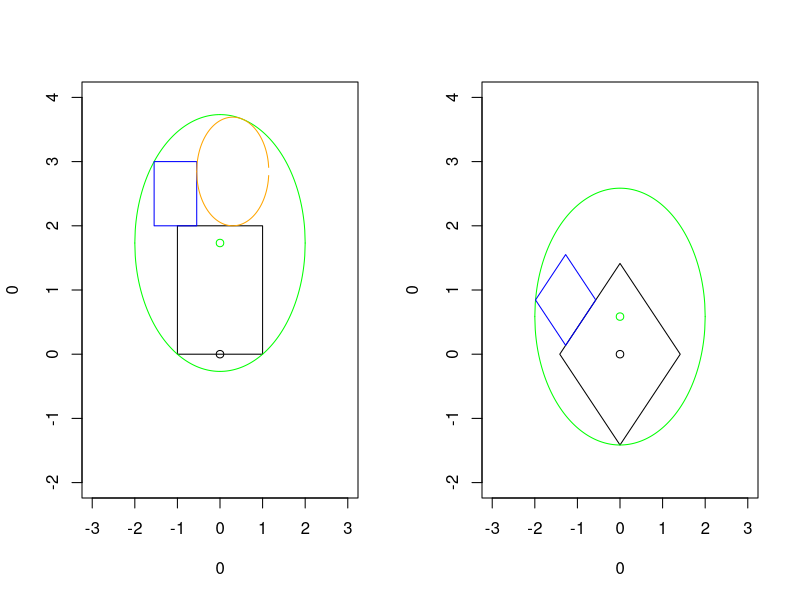
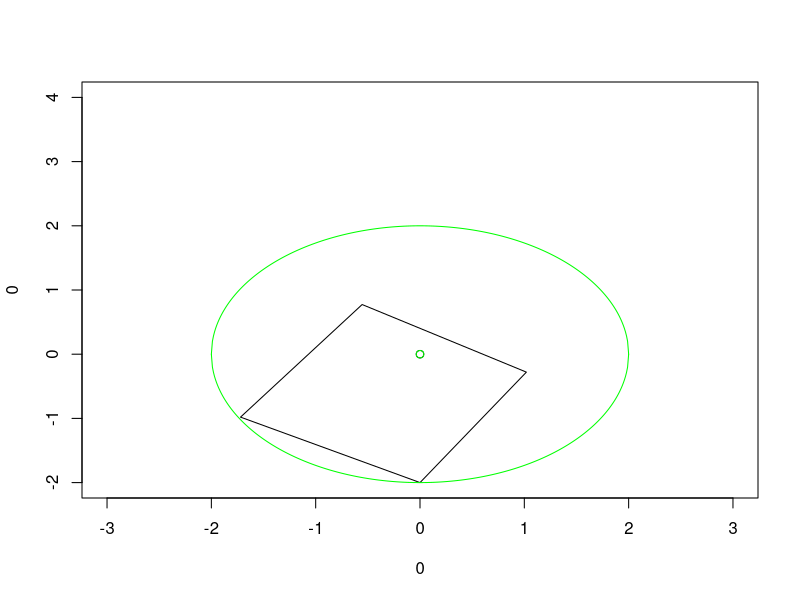

Source code (R) for these figures, in order: (Note: this script raises an error after producing the figures.)
########################
###
### Leonard Mada
### [the one and only]
###
### A Famous Geometry
### Optimization Problem
###
### draft v.0.3b
### [very early draft]


###############
### History ###

### draft v.0.3 - v.0.3b:
# - started work & estimations on the type 2 variant;
# - modified type 2 variant (v.0.3b);
#   [but needs correction]
### draft v.0.2:
# - improved estimation for Case 1;
### draft v.0.1:
# - initial description of cases;
# - basic plot;


#######################

### Problem:
### Maximize the radius of the inscribed Circle!

### Given:
# - a circle C1 of radius r1 = 2;
# - two squares of side length 2, respectively 1, are positioned
#   inside the circle C1 such that both touch the circle
#   (either with one or with 2 of their vertices);
# - the 2 squares slide on one of their sides;
# - a circle C2 is inscribed in C1, such that:
#   C2 is tangent to C1 and to all squares that it touches;
### Task:
# - Maximize the radius of the inscribed Circle (C2).

######################

### Graphics:

par.old = par(mfrow=c(1, 2))

### Square: Type 1
plot(0,0, xlim=c(-3,3), ylim=c(-2,4))
### Square 1:
rect(-1,0,1,2)
### Circle 1:
x = seq(-2, 2, by=0.01)
lines(x, -sqrt(4 - x^2) + sqrt(3), col="green")
lines(x, sqrt(4 - x^2) + sqrt(3), col="green")
points(0, sqrt(3), col="green")
### Square 2:
sq.x = sqrt(4 - (3-sqrt(3))^2) # x = approx. 1.5;
rect(- sq.x, 2, - sq.x + 1, 3, border="blue")
### Circle 2:
# Note: students are invited to submit their solutions ahead of my solution!
# TODO: exact computations;
r2 = 0.8462; c2.cx = r2 - sq.x + 1; c2.cy = r2;
c2.x = seq(c2.cx - r2, c2.cx + r2, by=0.01)
lines(c2.x, -sqrt(r2^2 - (c2.x-c2.cx)^2) + 2 + c2.cy, col="orange")
lines(c2.x, sqrt(r2^2 - (c2.x-c2.cx)^2) + 2 + c2.cy, col="orange")


### Square: Type 2
plot(0,0, xlim=c(-3,3), ylim=c(-2,4))
### Square 1:
lines(c(0, sqrt(2), 0, -sqrt(2), 0), c(-sqrt(2), 0, sqrt(2), 0, -sqrt(2)))
### Circle 1:
x = seq(-2, 2, by=0.01)
lines(x, -sqrt(4 - x^2) + 2 - sqrt(2), col="green")
lines(x, sqrt(4 - x^2) + 2 - sqrt(2), col="green")
points(0, 2 - sqrt(2), col="green")
### TODO: Square 2 + Circle 2;
dx = sqrt(2); dx2 = 0.195; dx2h = dx2/sqrt(2); sh = 1/sqrt(2);
lines(c(dx2h - dx, dx2h - dx - sh, dx2h - dx, dx2h - dx + sh, dx2h - dx),
	c(dx2h, dx2h + sh, dx2h + 2*sh, dx2h + sh, dx2h), col="blue")

# Q: Which circle will be larger?
# Q: Can we optimize the size even further?

par(par.old)

### Square: modified Type 2
# TODO: verify if boundaries are correct!
plot(0,0, xlim=c(-3,3), ylim=c(-2,4))
### Square 1:
a.s = 2/sqrt(13); a.c = 3/sqrt(13);
ab.s = 1/2 + 3/4*sqrt(3/13); ab.c = sqrt(1 - ab.s^2);
p4.s = 1/sqrt(2*13); p4.c = 5*p4.s;
lines(c(0, -2*ab.s, -2*sqrt(2)*p4.s, 2*ab.c, 0), c(0, 2*ab.c, 2*sqrt(2)*p4.c, 2*ab.s, 0) - 2)
### Circle 1:
x = seq(-2, 2, by=0.01)
lines(x, -sqrt(4 - x^2), col="green")
lines(x, sqrt(4 - x^2), col="green")
points(0, 0, col="green")
### TODO: Square 2 + Circle 2;


par(par.old)


#######################

################
### Analysis ###

### Why did the students fail to solve this problem?

# 1.) Why did the students fail to design any meaningful approaches to this problem?

# 2.) Why did the students NOT see the various topologies (types/configurations)?

# 3.) Why were the students not able to actually solve for the radius?

# 4.) Why were the students not able to optimize the radius?


#######################
#######################

### Experimental & Exploratory Approaches

# includes various other unrelated calculations

### unrelated half-circle
# cz.h = pi * roots(c(1, 2*(5-sqrt(3)-sq.x), (sq.x-3)*(sq.x+1) + (2-sqrt(3))^2))

### unrelated circle
dx = 2 * pi * roots(c(2, -4*sqrt(2), (3-2*sqrt(2))^2 + 1))
